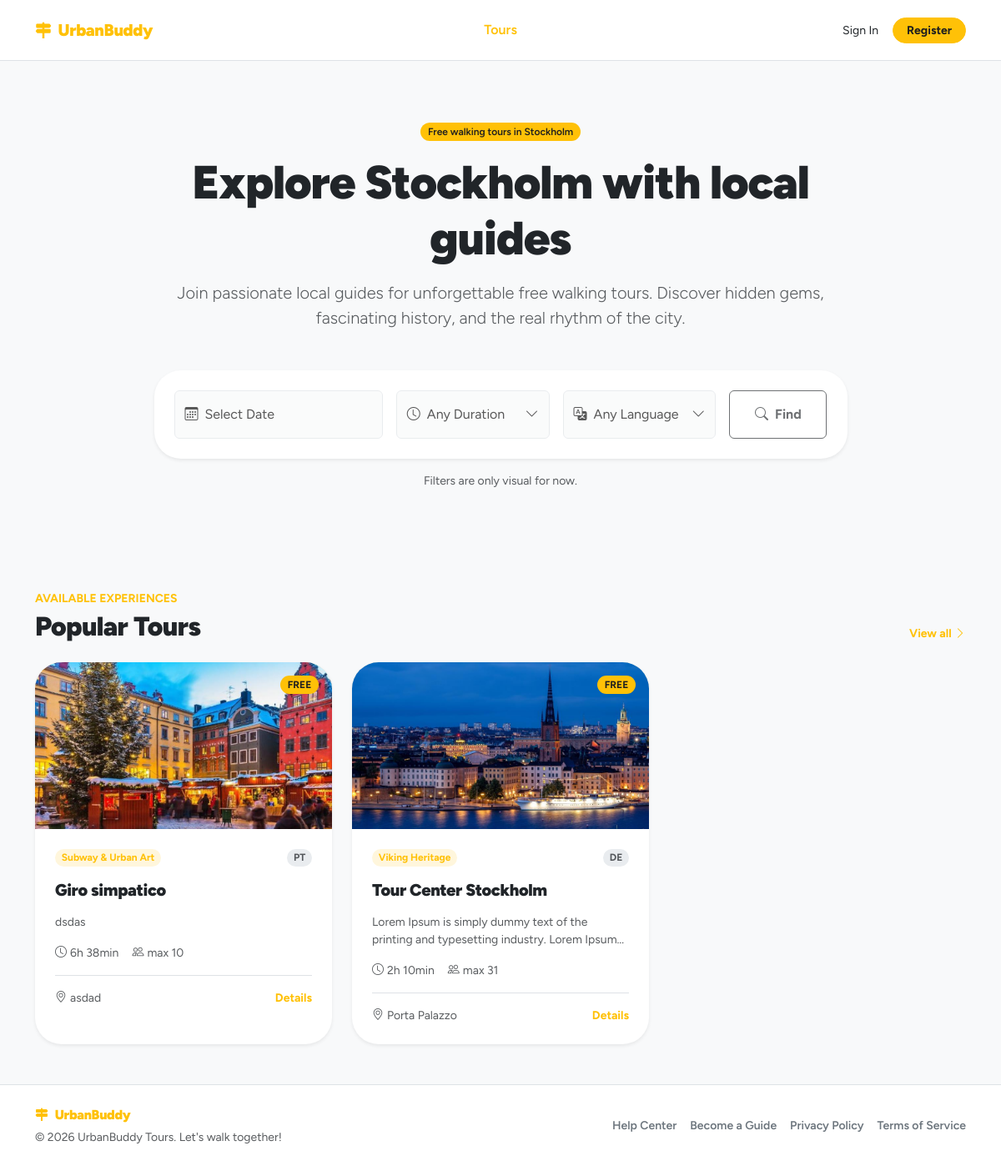
The page / on the database its author committed.
### tables this page shows
CREATE TABLE tour_photos (
    id TEXT PRIMARY KEY, -- UUID
    tour_id TEXT NOT NULL, -- FK verso UUID
    filename TEXT NOT NULL,
    created_at TEXT DEFAULT CURRENT_TIMESTAMP,
    FOREIGN KEY (tour_id) REFERENCES tours(id) ON DELETE CASCADE
);

CREATE TABLE themes (
    id INTEGER PRIMARY KEY AUTOINCREMENT, -- Manteniamo autoincrement (Tabella di dominio)
    name TEXT UNIQUE NOT NULL,
	slug TEXT UNIQUE NOT NULL,
    icon TEXT,
    created_at TEXT DEFAULT CURRENT_TIMESTAMP
, primary_color TEXT DEFAULT '#ffc107');

CREATE TABLE tours (
    id TEXT PRIMARY KEY,  -- UUID
    guide_id TEXT NOT NULL, -- FK verso UUID
    theme_id INTEGER NOT NULL,
    language_id INTEGER NOT NULL,
    title TEXT NOT NULL,
    description TEXT NOT NULL,
    meeting_point TEXT NOT NULL,
    duration INTEGER NOT NULL,
    max_participants INTEGER NOT NULL,
    is_deleted INTEGER DEFAULT 0 CHECK(is_deleted IN (0, 1)),
    created_at TEXT DEFAULT CURRENT_TIMESTAMP,
    updated_at TEXT DEFAULT CURRENT_TIMESTAMP,
    FOREIGN KEY (guide_id) REFERENCES users(id) ON DELETE CASCADE,
    FOREIGN KEY (theme_id) REFERENCES themes(id) ON DELETE RESTRICT,
    FOREIGN KEY (language_id) REFERENCES languages(id) ON DELETE RESTRICT
);

### app/public/routes.py (the view)
@public_bp.route("/")
def home():
    tours = ToursDAO.list_all_tours(limit=6)
    tour_cards = []
    for tour in tours:
        tour_cards.append(build_tour_card(tour))
    return render_template(
        "home.html",
        city_name=CITY_NAME,
        tours=tour_cards,
    )

### app/core/db.py (called while the page is built)
def get_db():
    if 'conn' not in g:
        g.conn = sqlite3.connect(current_app.config["DATABASE"])
        g.conn.row_factory = sqlite3.Row
    return g.conn

### app/core/utils.py (called while the page is built, shortened)
def get_object_value(obj, attr_name, default=None):
    if obj is None:
        return default
    value = getattr(obj, attr_name, default)
    if value is None:
        return default
    return value

def get_object_name(obj, fallback="Not specified"):
    return get_object_value(obj, "name", fallback)

def parse_positive_int(value):
    try:
        number = int(value)
    except (TypeError, ValueError):
        return None
    if number <= 0:
        return None
    return number

def format_duration(minutes, fallback="Duration not specified"):
    minutes = parse_positive_int(minutes)
    if minutes is None:
        return fallback
    if minutes < 60:
        return f"{minutes} min"
    hours = minutes // 60
    remaining_minutes = minutes % 60
    if remaining_minutes == 0:
        return f"{hours}h"
    return f"{hours}h {remaining_minutes}min"

def get_language_label(language, fallback="Not specified"):
    if language is None:
        return fallback
    label = getattr(language, "label", None)
    code = getattr(language, "code", None)
    slug = getattr(language, "slug", None)
    name = getattr(language, "name", None)
    language_id = getattr(language, "id", None)
    if label:
        return str(label).upper()

def format_theme(theme, fallback="Walking Tour"):
    return get_object_name(theme, fallback)

### app/public/utils.py (called while the page is built)
def get_cover_filename(tour_id):
    photos = TourPhotosDAO.list_photos_by_tour(tour_id)
    if photos:
        return photos[0].filename
    return None

def build_tour_card(tour):
    language = LanguagesDAO.get_language_by_id(tour.language_id)
    theme = ThemesDAO.get_theme_by_id(tour.theme_id)
    return {
        "id": tour.id,
        "title": tour.title,
        "description": tour.description,
        "meeting_point": tour.meeting_point,
        "duration": format_duration(tour.duration),
        "max_participants": tour.max_participants,
        "language": get_language_label(language),
        "theme": format_theme(theme),
        "cover_filename": get_cover_filename(tour.id),
    }

### app/tours/dao.py (called while the page is built)
    @staticmethod
    def list_photos_by_tour(tour_id: str):
        db = get_db()
        rows = db.execute(
            "SELECT * FROM tour_photos WHERE tour_id = ? ORDER BY created_at DESC",
            (tour_id,)
        ).fetchall()
        return [TourPhoto.from_row(row) for row in rows]

### app/templates/home.html (shortened to what this page needs)
{% extends "base.html" %}
{% block content %}
<section class="py-5 my-lg-4 text-center">
    <div class="container">
        <div class="row justify-content-center">
            <div class="col-lg-10 col-xl-9">
                <span class="badge rounded-pill ub-badge fw-semibold mb-3">
                    Free walking tours in {{ city_name }}
                </span>
                <h1 class="display-4 fw-black mb-3">
                    Explore {{ city_name }} with local guides
                </h1>
                <p class="lead text-body-secondary mb-5">
                    Join passionate local guides for unforgettable free walking tours.
                    Discover hidden gems, fascinating history, and the real rhythm of the city.
                </p>
                <div class="card border-0 shadow-sm rounded-5">
                    <div class="card-body p-3 p-md-4">
                        <div class="row g-3">
                            <div class="col-md-4">
                                <button class="btn btn-light border w-100 py-3 d-flex align-items-center gap-2" type="button" disabled>
                                    <i class="bi bi-calendar3"></i>
                                    <span>Select Date</span>
                                </button>
                            </div>
                            <div class="col-md-3">
                                <button class="btn btn-light border w-100 py-3 d-flex align-items-center gap-2" type="button" disabled>
                                    <i class="bi bi-clock"></i>
                                    <span>Any Duration</span>
                                    <i class="bi bi-chevron-down ms-auto"></i>
                                </button>
                            </div>
                            <div class="col-md-3">
                                <button class="btn btn-light border w-100 py-3 d-flex align-items-center gap-2" type="button" disabled>
                                    <i class="bi bi-translate"></i>
                                    <span>Any Language</span>
                                    <i class="bi bi-chevron-down ms-auto"></i>
                                </button>
                            </div>
                            <div class="col-md-2">
                                <button class="btn ub-btn fw-bold w-100 h-100 py-3 d-inline-flex align-items-center justify-content-center gap-2" type="button" disabled>
                                    <i class="bi bi-search"></i>
                                    <span>Find</span>
                                </button>
                            </div>
                        </div>
                    </div>
                </div>
                <p class="small text-body-secondary mt-3 mb-0">
                    Filters are only visual for now.
                </p>
            </div>
        </div>
    </div>
</section>
<section class="py-5">
    <div class="container">
        <div class="d-flex align-items-end justify-content-between gap-3 mb-4">
            <div>
                <span class="small text-uppercase fw-bold ub-text d-block mb-1">
                    Available experiences
                </span>
                <h2 class="fw-black mb-0">Popular Tours</h2>
            </div>
            <a href="#" class="small fw-bold text-decoration-none ub-link">
                View all
                <i class="bi bi-chevron-right"></i>
            </a>
        </div>
        {% if tours %}
            <div class="row g-4">
                {% for tour in tours %}
                    <div class="col-md-6 col-lg-4">
                        {% include "components/tour_card.html" %}
                    </div>
                {% endfor %}
            </div>
        {% endif %}
    </div>
</section>
{% endblock %}

### app/templates/components/tour_card.html (shortened to what this page needs)
<article class="card tour-card border-0 shadow-sm rounded-5 h-100 overflow-hidden">
    <div class="position-relative">
        <div class="ratio ratio-16x9 ub-bg-soft">
            {% if tour.cover_filename %}
                <img
                    src="{{ url_for('static', filename='uploads/tours/' ~ tour.cover_filename) }}"
                    alt="{{ tour.title }}"
                    class="object-fit-cover"
                >
            {% else %}
                <div class="d-flex align-items-center justify-content-center fs-3 fw-black ub-text">
                    {{ city_name|default("Stockholm") }}
                </div>
            {% endif %}
        </div>
        {% if card_variant is defined and card_variant == "dashboard" %}
            <div class="position-absolute top-0 end-0 m-3 d-flex gap-2">
                <a
                    href="{{ url_for('guide_dashboard.update_tour', tour_id=tour.id) }}"
                    class="btn btn-light btn-sm rounded-circle shadow-sm p-2 lh-1"
                    aria-label="Edit tour"
                >
                    <i class="bi bi-pencil-fill"></i>
                </a>
                <button
                    type="button"
                    class="btn btn-danger btn-sm rounded-circle shadow-sm p-2 lh-1"
                    data-bs-toggle="modal"
                    data-bs-target="#deleteTourModal-{{ tour.id }}"
                    aria-label="Delete tour"
                >
                    <i class="bi bi-trash-fill"></i>
                </button>
            </div>
        {% else %}
            <span class="badge rounded-pill ub-badge fw-bold position-absolute top-0 end-0 m-3">
                FREE
            </span>
        {% endif %}
    </div>
    <div class="card-body p-4">
        <div class="d-flex align-items-center justify-content-between gap-3 mb-3">
            <span class="badge rounded-pill ub-badge-soft">{{ tour.theme }}</span>
            <span class="badge rounded-pill bg-body-secondary text-body-secondary">{{ tour.language }}</span>
        </div>
        <h3 class="h5 fw-black mb-3">
            {{ tour.title }}
        </h3>
        {% if card_variant is defined and card_variant == "dashboard" %}
            <div class="d-flex flex-wrap gap-3 small text-body-secondary mb-3">
                <span><i class="bi bi-clock me-1"></i>{{ tour.duration }}</span>
                <span><i class="bi bi-people me-1"></i>max {{ tour.max_participants }}</span>
            </div>
            <div class="vstack gap-2 small text-body-secondary">
                <div><i class="bi bi-calendar-week me-1"></i>{{ tour.schedule }}</div>
                <div><i class="bi bi-signpost-split me-1"></i>{{ tour.stops_count }}</div>
            </div>
        {% else %}
            <p class="small text-body-secondary clamp-2 mb-3">
                {{ tour.description }}
            </p>
            <div class="d-flex flex-wrap gap-3 small text-body-secondary mb-3">
                <span><i class="bi bi-clock me-1"></i>{{ tour.duration }}</span>
                <span><i class="bi bi-people me-1"></i>max {{ tour.max_participants }}</span>
            </div>
            <div class="d-flex align-items-center justify-content-between border-top pt-3">
                <span class="small text-body-secondary text-truncate pe-3">
                    <i class="bi bi-geo-alt me-1"></i>{{ tour.meeting_point }}
                </span>
                <a href="{{ url_for('public.tour_detail', tour_id=tour.id) }}" class="small fw-bold text-decoration-none ub-link">
                    Details
                </a>
            </div>
        {% endif %}
    </div>
</article>

### app/static/style.css (style rules this page uses)
:root { --bs-body-font-family: "Figtree", system-ui, -apple-system, "Segoe UI", Roboto, sans-serif; --ub-primary: #ffc107; --ub-primary-rgb: 255, 193, 7; --ub-on-primary: #1f1f1f; --ub-primary-soft-opacity: 0.18; }
.fw-black { font-weight: 900; letter-spacing: -0.02em; }
.ub-text { color: var(--ub-primary) !important; }
.ub-link { color: var(--ub-primary); }
.ub-bg-soft { background-color: rgba(var(--ub-primary-rgb), var(--ub-primary-soft-opacity)) !important; }
.ub-badge { color: var(--ub-on-primary); background-color: var(--ub-primary); border: 1px solid rgba(var(--ub-primary-rgb), 0.35); }
.ub-badge-soft { color: var(--ub-primary); background-color: rgba(var(--ub-primary-rgb), 0.14); }
.ub-btn { color: var(--ub-on-primary); background-color: var(--ub-primary); border-color: var(--ub-primary); }
.clamp-2 { display: -webkit-box; -webkit-line-clamp: 2; -webkit-box-orient: vertical; overflow: hidden; }
.tour-card { transition: transform 0.2s ease, box-shadow 0.2s ease; }

### rows shown on the page
tour_photos: filename (picture)
themes: theme "Subway & Urban Art"
tours: title "Giro simpatico", description "dsdas", meeting_point "asdad"
tour_photos: filename (picture)
themes: theme "Viking Heritage"
tours: title "Tour Center Stockholm", description "Lorem Ipsum is simply dummy text of the printing and typesetting industry. Lorem…", meeting_point "Porta Palazzo"

### other values the page prints
{{ city_name }} "Stockholm"
{{ tour.language }} "PT" "DE"
{{ tour.duration }} "6h 38min" "2h 10min"
{{ tour.max_participants }} "10" "31"
